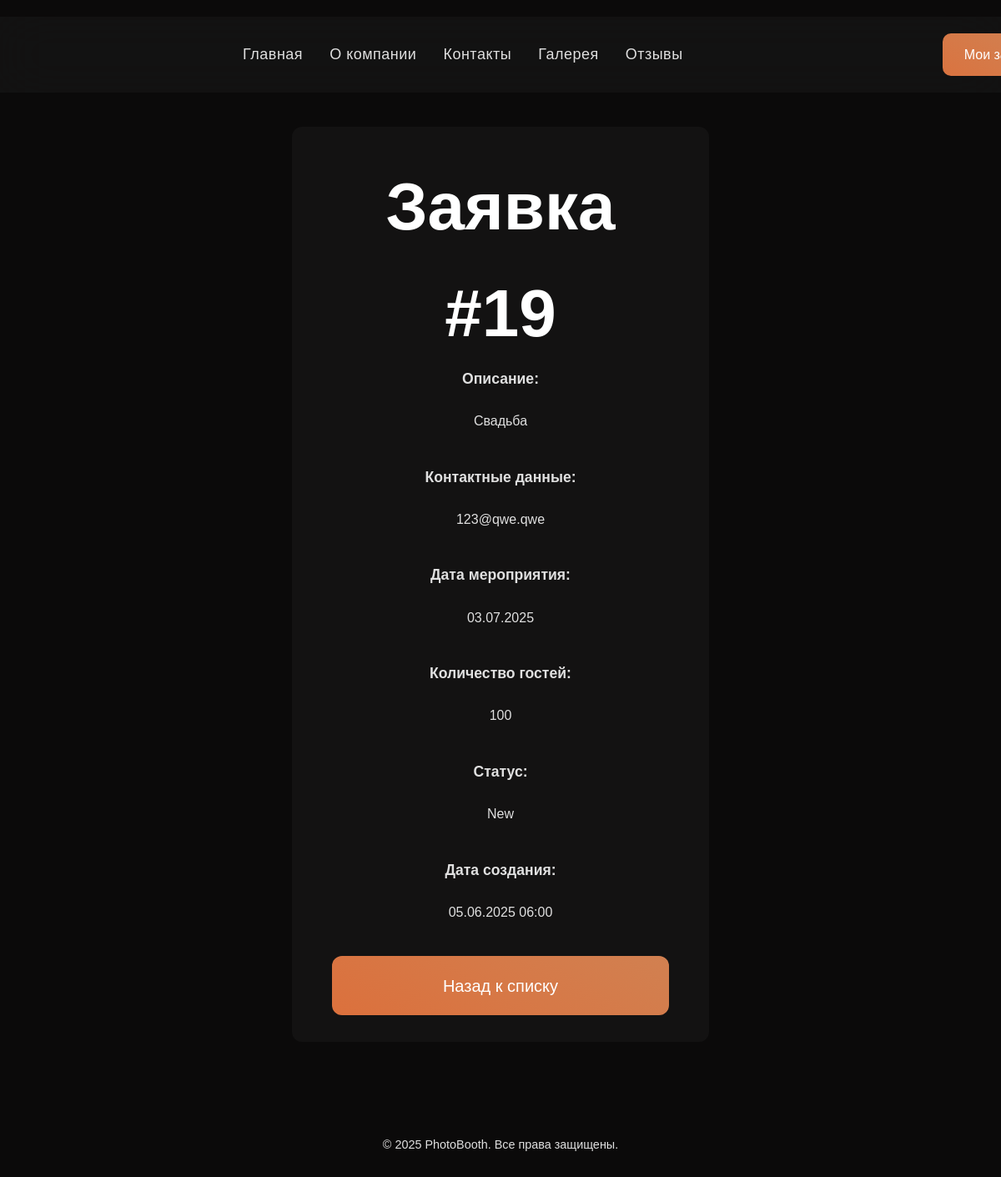
/requests/19/ (signed in), run on the app's committed database.
### photobooth/models.py (models this page shows, shortened)
class Request(models.Model):
    client = models.ForeignKey(Client, on_delete=models.CASCADE)
    description = models.TextField()
    pricing_package = models.ForeignKey(PricingPackage, on_delete=models.SET_NULL, null=True, blank=False)
    contact_info = models.CharField(max_length=255, verbose_name="Контактные данные", blank=True)
    event_date = models.DateField(verbose_name="Дата мероприятия", null=True, blank=True)
    guest_count = models.PositiveIntegerField(verbose_name="Количество гостей", null=True, blank=True)
    created_at = models.DateTimeField(auto_now_add=True)
    status = models.CharField(
        max_length=20,
        choices=[
            ('new', 'New'),
            ('in_progress', 'In Progress'),
            ('completed', 'Completed'),
        ],
        default='new',
    )

### photobooth/views.py (the view)
# urls.py: path('requests/<int:pk>/', views.RequestDetailView.as_view(), name='request_detail'),
@method_decorator(login_required, name='dispatch')
class RequestDetailView(DetailView):
    model = Request
    template_name = 'photobooth/request_detail.html'

### photobooth/templates/photobooth/request_detail.html (shortened to what this page needs)
{% extends 'photobooth/base.html' %}
{% block content %}
<section class="request-section">
    <div class="container_r">
        <h1 class="section-title">Заявка #{{ object.id }}</h1>
        <div class="request-details">
            <div class="request-detail-item">
                <strong>Описание:</strong>
                <p>{{ object.description }}</p>
            </div>
            <div class="request-detail-item">
                <strong>Контактные данные:</strong>
                <p>{{ object.contact_info }}</p>
            </div>
            <div class="request-detail-item">
                <strong>Дата мероприятия:</strong>
                <p>{{ object.event_date|date:"d.m.Y" }}</p>
            </div>
            <div class="request-detail-item">
                <strong>Количество гостей:</strong>
                <p>{{ object.guest_count }}</p>
            </div>
            <div class="request-detail-item">
                <strong>Статус:</strong>
                <p>{{ object.get_status_display }}</p>
            </div>
            <div class="request-detail-item">
                <strong>Дата создания:</strong>
                <p>{{ object.created_at|date:"d.m.Y H:i" }}</p>
            </div>
            <a href="{% url 'request_list' %}" class="btn back-btn">Назад к списку</a>
        </div>
    </div>
</section>
{% endblock %}

### static/css/styles.css (style rules this page uses)
body { overflow: scroll; }
html { scroll-behavior: smooth; }
body { font-family: 'Manrope', sans-serif; margin: 0; padding: 120px 0 0 0; line-height: 1.6; background-color: #0b0a0a; color: #e0e0e0; }
section { padding: 10px 0; }
.btn { display: inline-block; padding: 1.2rem 2.4rem; background: linear-gradient(30deg, #de6d38, #c98c60); background-size: 200% 200%; color: #fff; text-decoration: none; border-radius: 12px; font-size: 1.25rem; transition: background-position 0.5s ease, transform 0.2s ease; }
.request-section { display: flex; justify-content: center; align-items: center; height: auto; background-color: transparent; }
.section-title { font-size: 60px; margin-bottom: 40px; color: #fff; font-family: 'Bebas Neue', sans-serif; }
.request-section { padding: 2rem; display: flex; justify-content: center; }
.section-title { font-size: 80px; margin: 0; color: #fff; text-align: center; font-family: 'Bebas Neue', sans-serif; }
.request-details { display: flex; flex-direction: column; gap: 1.5rem; }
.request-detail-item { display: flex; flex-direction: column; gap: 0.5rem; }
.request-detail-item strong { font-weight: bold; font-size: 1.1rem; }
.request-detail-item p { font-size: 1rem; }
.container_r { background: rgba(51, 51, 51, 0.2); padding: 2rem 3rem; border-radius: 12px; width: 100%; max-width: 500px; color: #e0e0e0; text-align: center; box-sizing: border-box; font-family: 'Manrope', sans-serif; }

### data on the page
Request: id "19", description "Свадьба", contact_info "123@qwe.qwe", event_date "03.07.2025", guest_count "100", status "New", created_at "05.06.2025 06:00"
